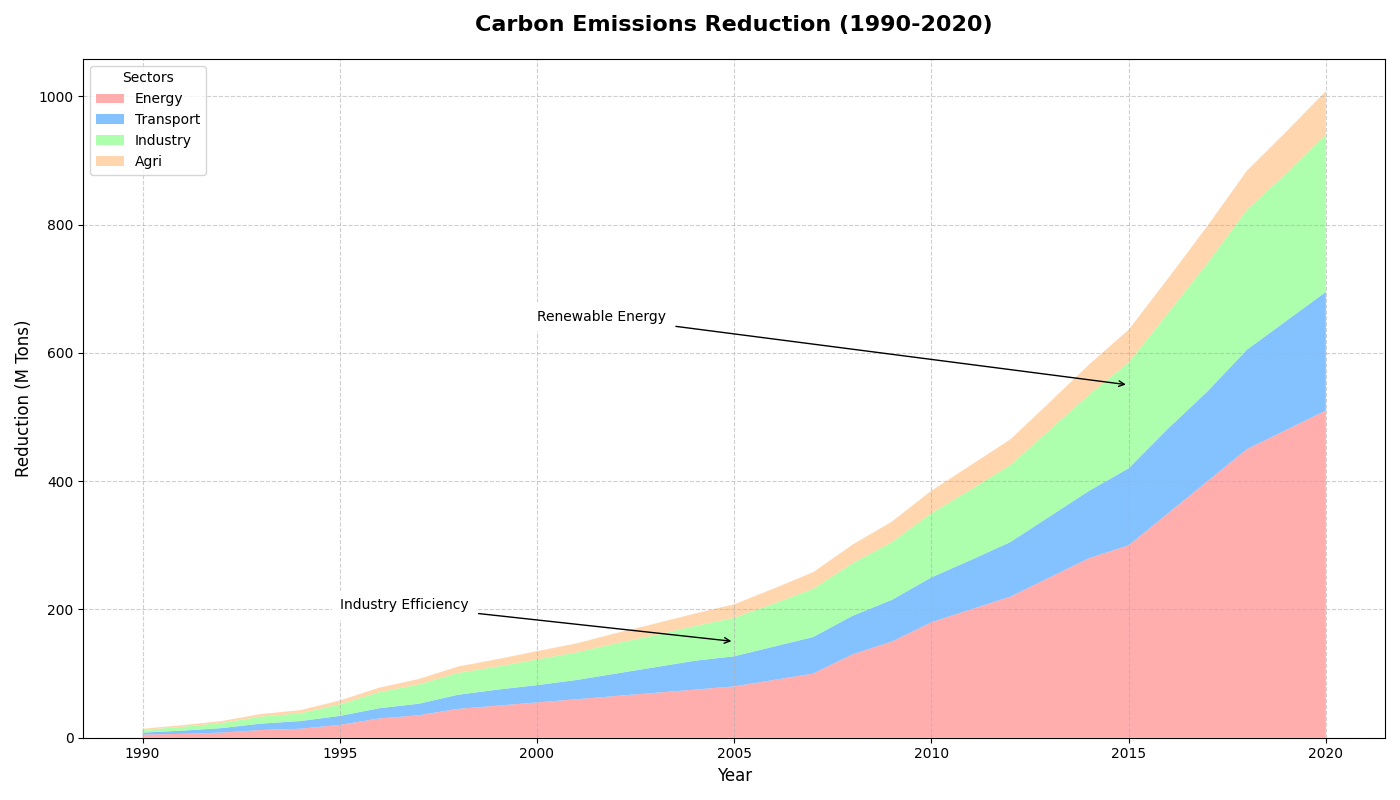

The script that drew this image:
import matplotlib.pyplot as plt
import numpy as np

# Define years from 1990 to 2020
years = np.arange(1990, 2021)

# Global Carbon Emissions Reductions (in million tons) from different sectors
energy = [5, 6, 8, 12, 14, 20, 30, 35, 45, 50, 55, 60, 65, 70, 75, 80, 90, 100, 130, 150, 180, 200, 220, 250, 280, 300,
          350, 400, 450, 480, 510]

transport = [3, 5, 7, 10, 12, 14, 16, 18, 22, 25, 27, 30, 35, 40, 45, 47, 52, 57, 60, 65, 70, 77, 85, 95, 105, 120, 132,
             140, 155, 170, 185]

industry = [4, 6, 8, 11, 12, 18, 25, 30, 34, 36, 40, 43, 47, 50, 54, 60, 67, 75, 82, 90, 100, 110, 120, 135, 150, 165,
            180, 200, 218, 230, 245]

agriculture = [2, 2.5, 3, 4, 5, 6, 7, 8.5, 10, 11.5, 13, 14, 16, 18, 19.5, 21, 23.5, 26, 29, 32, 35, 38, 40, 43, 47, 51,
               54, 58, 61, 65, 68]

data = np.vstack([energy, transport, industry, agriculture])

colors = ['#ff9999', '#66b3ff', '#99ff99', '#ffcc99']

fig, ax = plt.subplots(figsize=(14, 8))
ax.stackplot(years, data, labels=['Energy', 'Transport', 'Industry', 'Agri'], colors=colors, alpha=0.8)

ax.set_title('Carbon Emissions Reduction (1990-2020)', fontsize=16, fontweight='bold', pad=20)
ax.set_xlabel('Year', fontsize=12)
ax.set_ylabel('Reduction (M Tons)', fontsize=12)

ax.grid(linestyle='--', alpha=0.6)
ax.legend(loc='upper left', title='Sectors', fontsize=10)

ax.annotate('Industry Efficiency', xy=(2005, 150), xytext=(1995, 200),
            arrowprops=dict(facecolor='black', arrowstyle='->'),
            fontsize=10, bbox=dict(facecolor='white', edgecolor='white', boxstyle='round,pad=0.5'))

ax.annotate('Renewable Energy', xy=(2015, 550), xytext=(2000, 650),
            arrowprops=dict(facecolor='black', arrowstyle='->'),
            fontsize=10, bbox=dict(facecolor='white', edgecolor='white', boxstyle='round,pad=0.5'))

plt.tight_layout()
plt.show()
